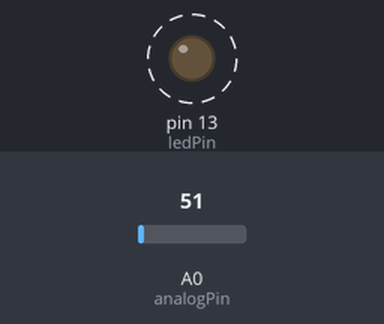
A sketch run on a simulated Arduino Uno, built with avr-gcc and run on an emulated ATmega328P. Parts: output pins drawn as LEDs (lit = HIGH). Dashed ring = blinking. Inputs (shaded band) come from the test bench; at power-on: A0 (analogPin) = 51.

Above: at 0.12 s.
Timing chart, 0 to 3.0 s (numbered marks = the images above):
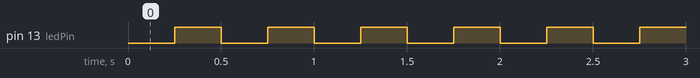

The sketch:

LM35_Temp_Sensor.ino
```cpp
#include <Arduino.h>
#include <elapsedMillis.h>

const int analogPin = A0;         // LM35 temperature sensor connected to A0
const int ledPin = 13;            // Onboard LED connected to pin 13
const int temperatureThreshold = 30;

int temperature = 0;
bool isBelowThreshold = false;

elapsedMillis ledBlinkTimer;

void setup() {
  pinMode(ledPin, OUTPUT);
  Serial.begin(9600);
}

void loop() {
  // Read temperature from LM35 sensor
  int sensorValue = analogRead(analogPin);
  temperature = (sensorValue * 500) / 1024; // Convert analog reading to temperature in Celsius

  // Check temperature conditions
  if (temperature < temperatureThreshold) {
    isBelowThreshold = true;
    controlLED(250); // Blink every 250 milliseconds
  } else {
    isBelowThreshold = false;
    controlLED(500); // Blink every 500 milliseconds
  }
}

void controlLED(int interval) {
  if (ledBlinkTimer >= interval) {
    ledBlinkTimer = 0; // Reset the timer

    // Toggle the LED state
    if (digitalRead(ledPin) == LOW) {
      digitalWrite(ledPin, HIGH);
    } else {
      digitalWrite(ledPin, LOW);
    }
  }
}
```

Measured:
- by itself, pin 13 (ledPin): alternates HIGH for 0.25 s and LOW for 0.25 s
